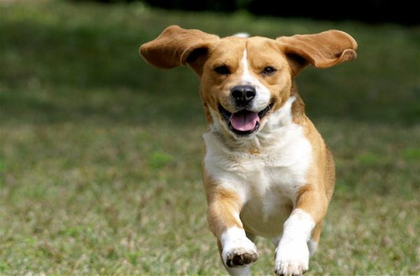
%> input picture HOMEWORK_ASSIGNMENT/hw4/HW4_material/Dog_1.png, 420 x 276 px, shrunk from 640 x 420 before the run
$ octave --eval "hw4problem3a;"   (GNU Octave 9; MATLAB toolbox functions it lacks are replaced by stand-ins)
%> lines starting %> are read from the running program, lines starting %| are printed output that depends on the picture
%EE569 HOMEWORK ASSIGNMENT 4
%DATE: Mar 25th 2021
%NAME: Siyu Li
%ID:2455870216
%E-mail:lisiyu@usc.edu
function []=hw4problem3a()
%addpath(genpath('D:\MATLAB2020a\vlfeat-0.9.21'));
% run('D:\MATLAB2020a\vlfeat-0.9.21\toolbox\vl_setup');
%
% vl_version verbose
Dog_1 = im2single(imread('C:\Users\Appli\Desktop\EE569\HOMEWORK_ASSIGNMENT\hw4\HW4_material\Dog_1.png'));
Dog_3 = im2single(imread('C:\Users\Appli\Desktop\EE569\HOMEWORK_ASSIGNMENT\hw4\HW4_material\Dog_3.png'));
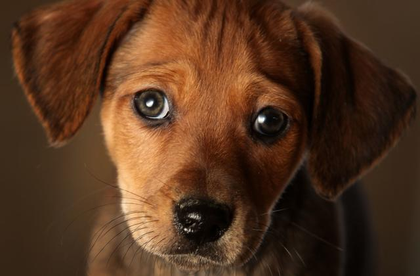
%> input picture HOMEWORK_ASSIGNMENT/hw4/HW4_material/Dog_3.png, 420 x 276 px, shrunk from 640 x 420 before the run

Dog_1_g = single(rgb2gray(Dog_1));
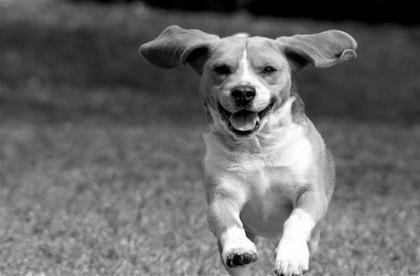
%> Dog_1_g: size 276x420 single; min 0, max 1, mean 0.415
Dog_3_g = single(rgb2gray(Dog_3));
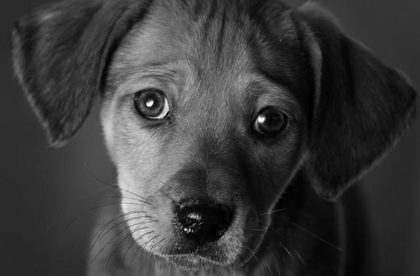
%> Dog_3_g: size 276x420 single; min 0.00117, max 1, mean 0.233

%> (the run ends here)
